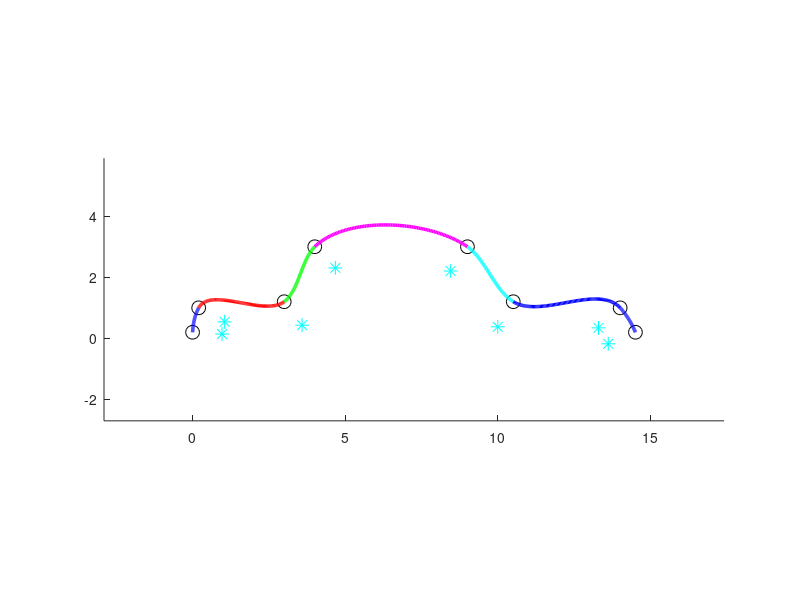

The MATLAB source for this figure:
% Parametrinis interpoliavimas_Ermito_splainais
% kiekvienas intervalas tarp tasku interpoliuojamas
% 2 eiles Ermito daugianariais, nustatant isvestiniu reiksmes pagal 
% skaitinio diferencijavimo formules
% valdomos tasku padetys ir isvestiniu reiksmes


function main
clc,close all

% spalva={'k-'};
spalva={'b-','r-','g-','m-','c-','k-'};

hL=[];
% X=[-1  0.5  1  1  -1 -1 ]
% Y=[ 1  0.5  1 -1  -1  1 ]

X=[0  0.2  3  4  9  10.5  14 14.5]
Y=[0.2 1 1.2 3  3  1.2  1  0.2]

nP=length(X);  % interpoliavimo mazgu skaicius
t(1)=0; for i=2:nP, t(i)=t(i-1)+norm([X(i) Y(i)]-[X(i-1) Y(i-1)]);  end  % parametro reiksmes
t

DX=Akima(t,X),DY=Akima(t,Y)
dist=(max(X)-min(X))/15 % posukiu rankeneles ilgis

f=figure(1);axis([min(X)-3*dist,max(X)+3*dist,min(Y)-3*dist,max(Y)+3*dist]);axis equal;hold on;

% vaizduojame duotus taskus
for i=1:nP, 
    h(i)=plot(X(i), Y(i),'ko','ButtonDownFcn',@startDragFcn,'MarkerSize',10);
    % kas atliekama paspaudus peles klavisa, nurodoma funkcijoje startDragFcn
    % tasku objektu valdikliai issaugomi masyve h
end

% vaizduojame liestines
for i=1:nP, 
    ang=atan2(DY(i),DX(i));
    ht(i)=plot(X(i)+dist*sin(ang), Y(i)-dist*cos(ang),'c*','ButtonDownFcn',@startDragFcn_t,'MarkerSize',10);
    % kas atliekama paspaudus peles klavisa, nurodoma funkcijoje startDragFcn_t
    % liestiniu objektu valdikliu taskai issaugomi masyve ht
end

set(f,'WindowButtonUpFcn',@stopDragFcn); % kas atliekama atleidus peles klavisa, nurodoma funkcijoje stopDragFcn

Ermito_splainu_parametrinis_interpoliavimas(X,DX,Y,DY,t);  % interpoliuojame pagal ivestus taskus ir 
                                                           % nubraizome pradine kreive  
                                                   
%************************************************************************   
% Toliau programa laukia pertraukimo nuo peles klaviso, kuris inicijuja 
% startDragFcn arba stopDragFcn vykdyma. Jos savo ruoztu peles judesi susieja arba atsieja 
% su draggingFcn
%************************************************************************
                                                   
%-----------  vidines funkcijos ------------------
%  jos aprasomos anksciau, nei sutinkamas pagrindines funkcijos "end",
%  todel visi pagrindineje funkcijoje naudojami kintamieji matomi taip pat
%  ir vidinese funkcijose

function startDragFcn(varargin)  % apraso, kas atliekama, kai paspaudziamas kairys peles klavisas   
    set(gcf, 'WindowButtonMotionFcn',@draggingFcn); % nurodo funkcija, kuria reikia nuolat kviesti pelei judant
end

function startDragFcn_t(varargin) % apraso, kas atliekama, kai paspaudziamas kairys peles klavisas
    set(gcf, 'WindowButtonMotionFcn',@draggingFcn_t); % nurodo funkcija, kuria reikia nuolat kviesti pelei judant
end

function draggingFcn(varargin)  % apraso, kas atliekama, kai pakinta pele valdomo objekto padetis
    iob=find(gco == h); % kelintas taskas judinamas
    x=get(h(iob),'xData');y=get(h(iob),'yData');  % tasko koordinates
    xt=get(ht(iob),'xData');yt=get(ht(iob),'yData'); % liestines valdiklio koordinates
    pt=get(gca,'Currentpoint');  % perskaitoma nauja padetis
    set(gco,'xData',pt(1,1),'yData',pt(1,2)); % pakeiciamos objekto koordinates
    X(iob)=pt(1,1);   % naujos tasko koordinates i masyva
    Y(iob)=pt(1,2);
    set(ht(iob),'xData',xt+pt(1,1)-x,'yData',yt+pt(1,2)-y); % pakeiciamos objekto koordinates
        % kvieciame savo sukurta funkcija interpoliuojanciai kreivei apskaiciuoti: 
    Ermito_splainu_parametrinis_interpoliavimas(X,DX,Y,DY,t);
end

function draggingFcn_t(varargin)    
    % apraso, kas atliekama, kai pakinta pele valdomo liestines valdiklio padetis
    iob=find(gco == ht); % kelinto tasko liestines valdiklis judinamas
    x=get(h(iob),'xData');y=get(h(iob),'yData');  % tasko koordinates
    xt=get(ht(iob),'xData');yt=get(ht(iob),'yData'); % liestines valdiklio koordinates
    ang0=atan2(yt-y,xt-x); % anksciau buves valdiklio rankeneles kampas
    pt=get(gca,'Currentpoint');  % perskaitoma nauja padetis
    dx=pt(1,1)-x; dy=pt(1,2)-y;  % valdiklio vektoriaus projekcijos 
    normd=norm([dx dy]); dx=dx/normd*dist;dy=dy/normd*dist;
    set(gco,'xData',x+dx,'yData',y+dy); % pakeiciamos objekto koordinates
    ang=atan2(dy,dx);  % naujas valdiklio rankeneles kampas
    DY(iob)=DY(iob)+sign(DX(iob))*tan(ang-ang0);
        % kvieciame savo sukurta funkcija interpoliuojanciai kreivei apskaiciuoti: 
    Ermito_splainu_parametrinis_interpoliavimas(X,DX,Y,DY,t);
end 

function stopDragFcn(varargin) % apraso, kas atliekama, kai atleidziamas kairys peles klavisas
    set(gcf, 'WindowButtonMotionFcn','');% nurodo, kad atleidus peles klavisa peles judejimas nebeturi kviesti funkcijos
end

function Ermito_splainu_parametrinis_interpoliavimas(X,DX,Y,DY,t);
    nP=length(X); % interpoliavimo tasku skaicius
    if ~isempty(hL), delete(hL); end

    for iii=1:nP-1  %------  ciklas per intervalus tarp gretimu tasku
        nnn=100; 
        ttt=[t(iii):(t(iii+1)-t(iii))/nnn:t(iii+1)];
        fffX=0;fffY=0;
        for j=1:2
            [U,V]=Hermite(t(iii:iii+1),j,ttt);
            fffY=fffY+U*Y(iii+j-1)+V*DY(iii+j-1);
            fffX=fffX+U*X(iii+j-1)+V*DX(iii+j-1);
        end
        lsp=length(spalva);
        hL(iii)=plot(fffX,fffY,spalva{max(1,iii-floor(iii/lsp)*lsp)},'LineWidth',2.5);
    end %-----------------ciklas per intervalus pabaiga
return
end

function [U,V]=Hermite(X,j,x)   % Ermito daugianariai
    L=Lagrange(X,j,x); DL=D_Lagrange(X,j,X(j));
    U=(1-2*DL.*(x-X(j))).*L.^2;
    V=(x-X(j)).*L.^2;
return
end

function L=Lagrange(X,j,x)  % Lagranzo daugianaris
    n=length(X);    
    L=1;
    for k=1:n, if k ~= j, L=L.*(x-X(k))/(X(j)-X(k)); end, end
return
end

function DL=D_Lagrange(X,j,x)  % Lagranzo daugianario isvestine pagal x
    n=length(X);    
    DL=0; %DL israskos skaitiklis
    for i=1:n % ciklas per atmetamus narius
        if i==j, continue, end 
        Lds=1;
        for k=1:n, if k ~= j && k ~= i , Lds=Lds.*(x-X(k)); end, end
        DL=DL+Lds;
    end
    Ldv=1;   %DL israskos vardiklis 
    for k=1:n, if k ~= j, Ldv=Ldv.*(X(j)-X(k)); end ,    end
    DL=DL/Ldv;
return
end

function DY=Akima(X,Y)
% Isvestiniu reiksmiu interpoliavimo taskuose nustatymas pagal skaitinio integravimo formules
    n=length(X);
fnk=inline('(2*x-xi-xip1)/((xim1-xi)*(xim1-xip1))*yim1+(2*x-xim1-xip1)/((xi-xim1)*(xi-xip1))*yi+(2*x-xim1-xi)/((xip1-xim1)*(xip1-xi))*yip1')
    for i=1:n
        if i == 1,xim1=X(1);xi=X(2);xip1=X(3); yim1=Y(1);yi=Y(2);yip1=Y(3);DY(i)=fnk(xim1,xi,xim1,xip1,yi,yim1,yip1);
        elseif i == n, xim1=X(n-2);xi=X(n-1);xip1=X(n); yim1=Y(n-2);yi=Y(n-1);yip1=Y(n); DY(n)=fnk(xip1,xi,xim1,xip1,yi,yim1,yip1);
        else, xim1=X(i-1);xi=X(i);xip1=X(i+1); yim1=Y(i-1);yi=Y(i);yip1=Y(i+1); DY(i)=fnk(xi,xi,xim1,xip1,yi,yim1,yip1);
        end
    end
return
end

end   % Sis end uzbaigia pagrindine funkcija